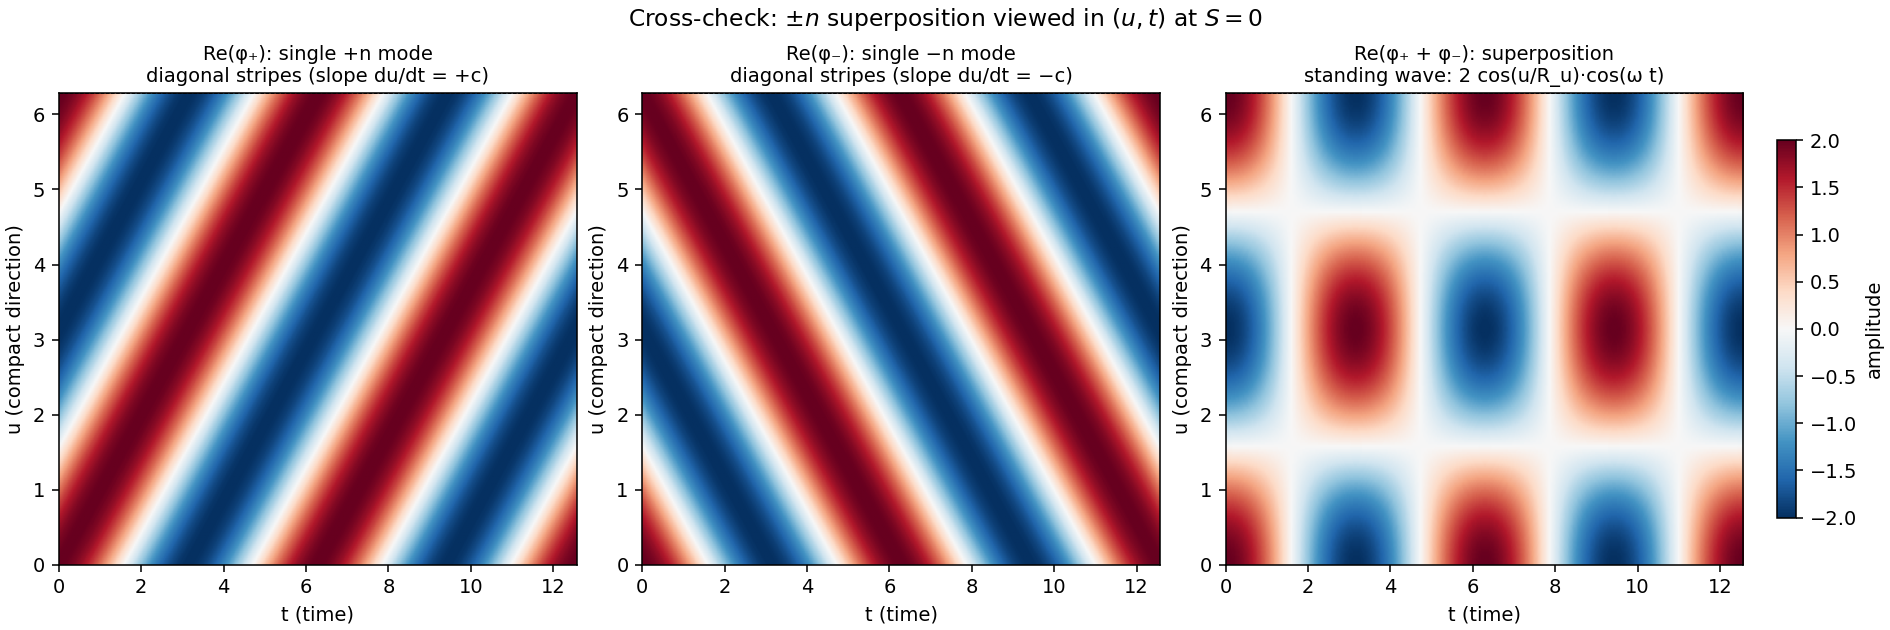

Write Python code to recreate this figure.
"""(u, t) cross-check of the ±n superposition for Chapter 4.

Three panels at fixed S = 0, all for the rest case (k_S = 0,
n = 1) so ω = ω_rest = c/R_u:

    Left:    Re(φ_+) — single +n mode, traveling wave around u
    Middle:  Re(φ_-) — single −n mode, opposite-direction traveling wave
    Right:   Re(φ_+ + φ_-) = 2 cos(u/R_u) · cos(ω t)
             — the superposition viewed as a standing wave

The point of the figure: the sum (right panel) IS the linear
combination of the two traveling waves (left, middle). The
two component waves are present mathematically — the
trigonometric identity cos(A) + cos(B) = 2 cos((A+B)/2) cos((A-B)/2)
makes this explicit. The standing-wave appearance of the sum is
the visible *consequence* of two distinct traveling waves
crossing, not evidence that they have annihilated each other.

Run:
    .venv/bin/python projects/metric-mass/figures/superposition-ut.py

Output:
    projects/metric-mass/figures/superposition-ut.png
"""

import os

import matplotlib.pyplot as plt
import numpy as np

OUT = os.path.join(os.path.dirname(__file__), "superposition-ut.png")

L_U = 2 * np.pi
R_U = 1.0
C = 1.0
N = 1
K_S = 0.0
S_FIXED = 0.0

OMEGA = C * np.sqrt(K_S ** 2 + (N / R_U) ** 2)  # = c/R_u

T_MIN, T_MAX = 0.0, 4 * np.pi / OMEGA  # two full periods
N_T, N_U = 400, 200

t_grid = np.linspace(T_MIN, T_MAX, N_T)
u_grid = np.linspace(0.0, L_U, N_U)
TT, UU = np.meshgrid(t_grid, u_grid)

phi_plus = np.cos(K_S * S_FIXED + (N / R_U) * UU - OMEGA * TT)
phi_minus = np.cos(K_S * S_FIXED - (N / R_U) * UU - OMEGA * TT)
phi_sum = phi_plus + phi_minus

vmax = 2.0
extent = (T_MIN, T_MAX, 0.0, L_U)

fig, axes = plt.subplots(1, 3, figsize=(13.5, 4.5), constrained_layout=True)

panels = [
    ("Re(φ₊): single +n mode", phi_plus, 1.0,
     "diagonal stripes (slope du/dt = +c)"),
    ("Re(φ₋): single −n mode", phi_minus, 1.0,
     "diagonal stripes (slope du/dt = −c)"),
    ("Re(φ₊ + φ₋): superposition", phi_sum, vmax,
     "standing wave: 2 cos(u/R_u)·cos(ω t)"),
]

for ax, (title, data, vlim, subtitle) in zip(axes, panels):
    im = ax.imshow(
        data, origin="lower", aspect="auto", extent=extent,
        cmap="RdBu_r", vmin=-vlim, vmax=vlim,
    )
    ax.set_title(title + "\n" + subtitle, fontsize=10)
    ax.set_xlabel("t (time)")
    ax.set_ylabel("u (compact direction)")
    ax.axhline(0.0, color="k", linewidth=0.5, linestyle="--")
    ax.axhline(L_U, color="k", linewidth=0.5, linestyle="--")

cbar = fig.colorbar(im, ax=axes, location="right", shrink=0.8, pad=0.02)
cbar.set_label(r"amplitude")

fig.suptitle(
    r"Cross-check: $\pm n$ superposition viewed in $(u, t)$ at $S = 0$",
    fontsize=12,
)

fig.savefig(OUT, dpi=140)
print(f"wrote {OUT}")
